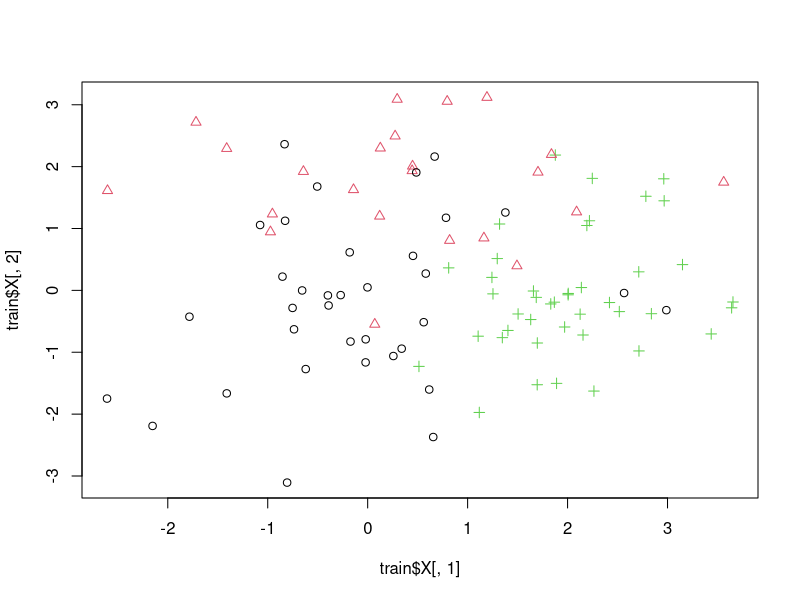
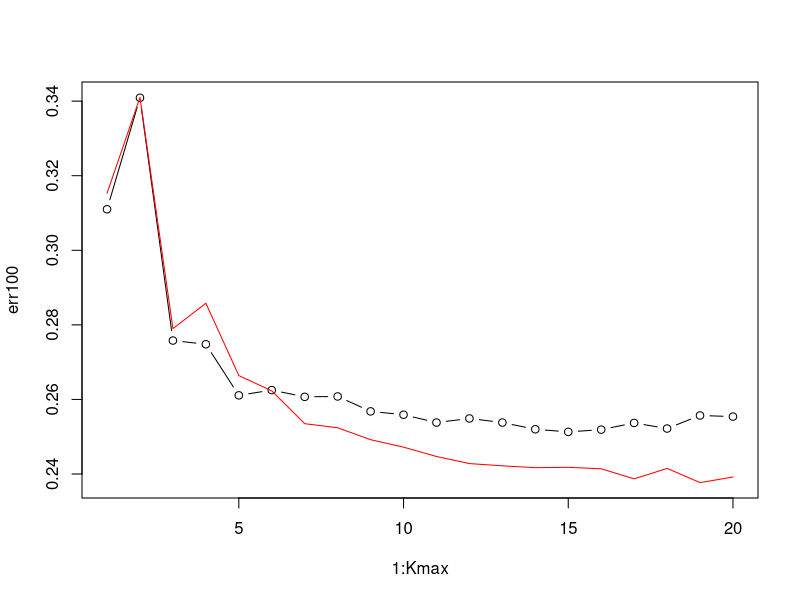
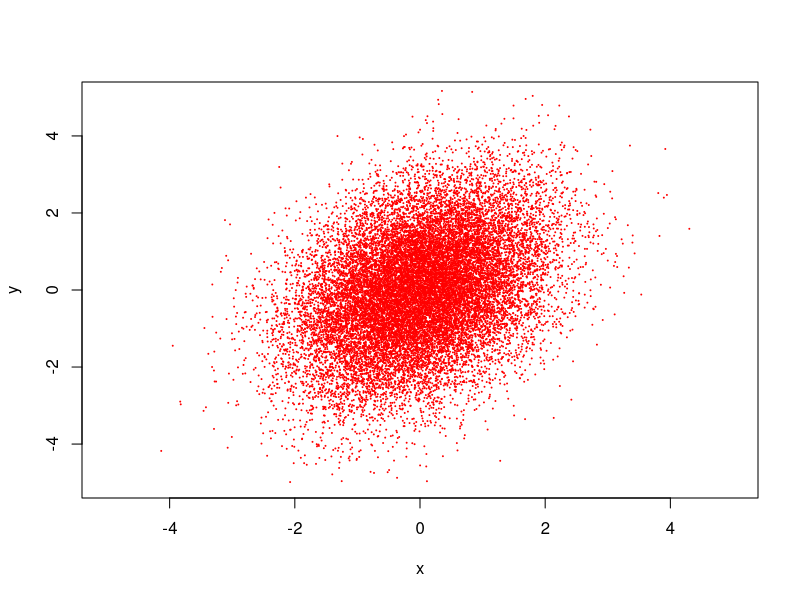
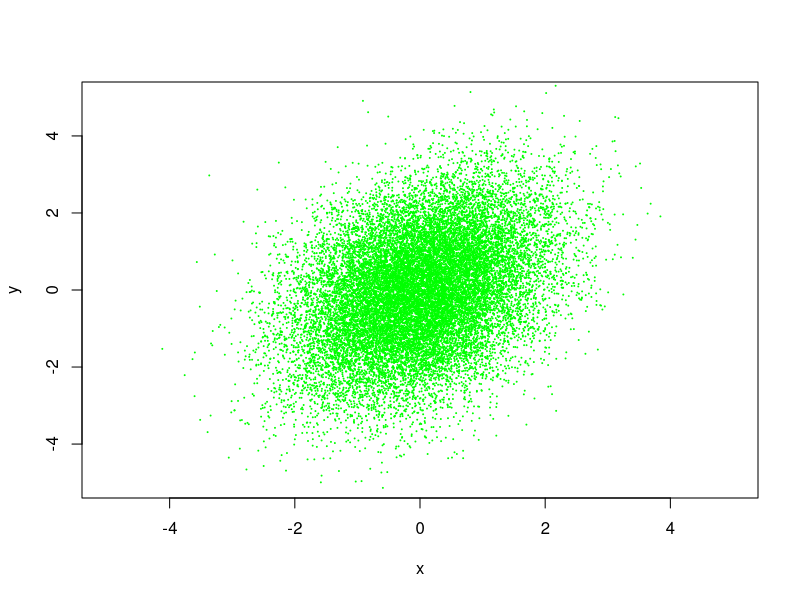

These figures' R source, in order:
# https://ocw.mit.edu/courses/mathematics/18-05-introduction-to-probability-and-statistics-spring-2014/readings/MIT18_05S14_Reading7b.pdf
# https://www.probabilitycourse.com/chapter5/5_3_2_bivariate_normal_dist.php
# https://datasciencegenie.com/3d-contour-plots-of-bivariate-normal-distribution/
# https://peterroelants.github.io/posts/multivariate-normal-primer/
# https://www.amherst.edu/system/files/media/1150/bivarnorm.PDF
# https://www2.stat.duke.edu/courses/Spring12/sta104.1/Lectures/Lec22.pdf



# Lab 2, Problem 2

library('FNN')
library(mvtnorm)

mu1<-c(0,0)
mu2<-c(0,2)
mu3<-c(2,0)

Sigma1<-matrix(c(1,0.5,0.5,2),2,2)
Sigma2<-matrix(c(2,-0.5,-0.5,1),2,2)
Sigma3<-diag(c(1,1))


# Function to generate a data set
gen.data<- function(N,mu1,mu2,mu3,Sigma1,Sigma2,Sigma3,p1,p2){
  y<-sample(3,N,prob=c(p1,p2,1-p1-p2),replace=TRUE)
  X<-matrix(0,N,2)
  N1<-length(which(y==1)) # number of objects from class 1
  N2<-length(which(y==2))
  N3<-length(which(y==3))
  X[y==1,]<-rmvnorm(N1,mu1,Sigma1)
  X[y==2,]<-rmvnorm(N2,mu2,Sigma2)
  X[y==3,]<-rmvnorm(N3,mu3,Sigma3)
  return(list(X=X,y=y))
}

# Training set
train<-gen.data(N=100,mu1,mu2,mu3,Sigma1,Sigma2,Sigma3,p1=0.3,p2=0.2)
plot(train$X[,1],train$X[,2],col=train$y,pch=train$y)

# Test set
test<-gen.data(N=1000,mu1,mu2,mu3,Sigma1,Sigma2,Sigma3,p1=0.3,p2=0.2)

# Q2-3

ypred<-knn(train$X,test$X,factor(train$y),k=5)
table(test$y,ypred)
err<-mean(test$y != ypred)
print(err)

# Q4
M<-10
Kmax<-20
ERR100<-matrix(0,M,Kmax)
ERR500<-ERR100
for(m in 1:M){
  print(m)
  train100<-gen.data(N=100,mu1,mu2,mu3,Sigma1,Sigma2,Sigma3,p1=0.3,p2=0.2)
  train500<-gen.data(N=500,mu1,mu2,mu3,Sigma1,Sigma2,Sigma3,p1=0.3,p2=0.2)
  for(k in 1:Kmax){
    ypred<-knn(train100$X,test$X,factor(train100$y),k=k)
    ERR100[m,k]<-mean(test$y != ypred)
    ypred<-knn(train500$X,test$X,factor(train500$y),k=k)
    ERR500[m,k]<-mean(test$y != ypred)
  }
}
err100<-colMeans(ERR100)
err500<-colMeans(ERR500)
plot(1:Kmax,err100,type="b",ylim=range(err100,err500))
lines(1:Kmax,err500,col="red")


# RNG (Random Number Generator): option 1
mx = 0
my = 0
sx = 1
sy = sqrt(2)
rho = 1 / sqrt(8)
n = 20000
x = rnorm(n, mx, sx)
y = rnorm(n, my + rho * sy * (x - mx) / sx,
          sy * sqrt((1 - rho ^ 2)))
plot(x, y, pch = 20, cex=0.01, col="red", xlim=c(-5,5), ylim=c(-5,5))
summary(x)
summary(y)
var(x)
var(y)
sd(x)
sd(y)
cov(x, y)


# RNG (Random Number Generator): option 2

mu = matrix(c(0, 0), 2, 1)
sigma = matrix(c(1, 0.5, 0.5, 2), 2, 2, byrow=T)
lam = diag(eigen(sigma)$values)
gam = t(eigen(sigma)$vectors)
sig = t(gam) %*% sqrt(lam) %*% gam
z1 = rnorm(20000)
z2 = rnorm(20000)
x = mu[1] + sig[1, 1] * z1 + sig[1, 2] * z2
y = mu[2] + sig[2, 1] * z1 + sig[2, 2] * z2
plot(x, y, pch = 20, cex=0.01, col="green", xlim=c(-5,5), ylim=c(-5,5))
summary(x)
summary(y)
var(x)
var(y)
sd(x)
sd(y)
cov(x, y)
